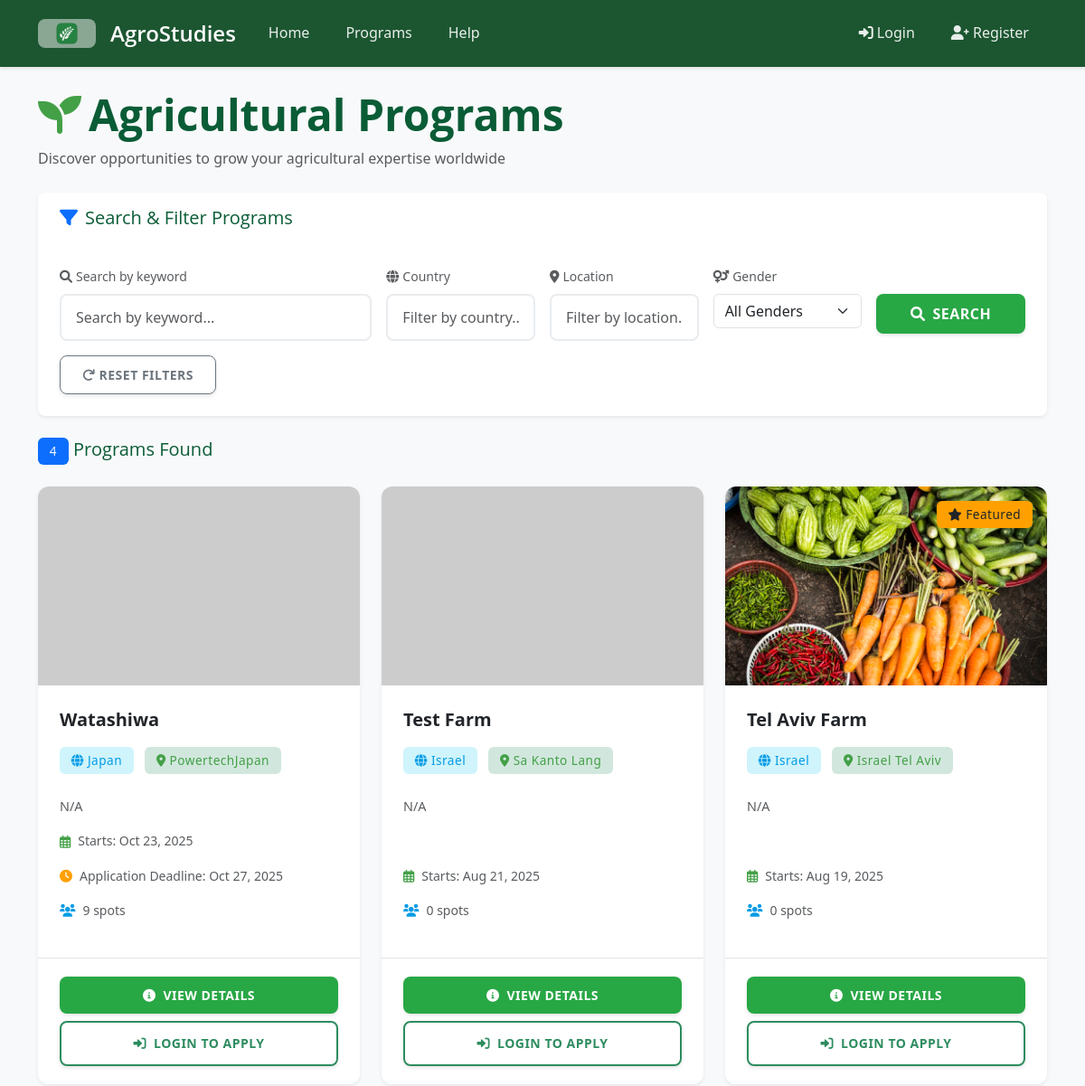
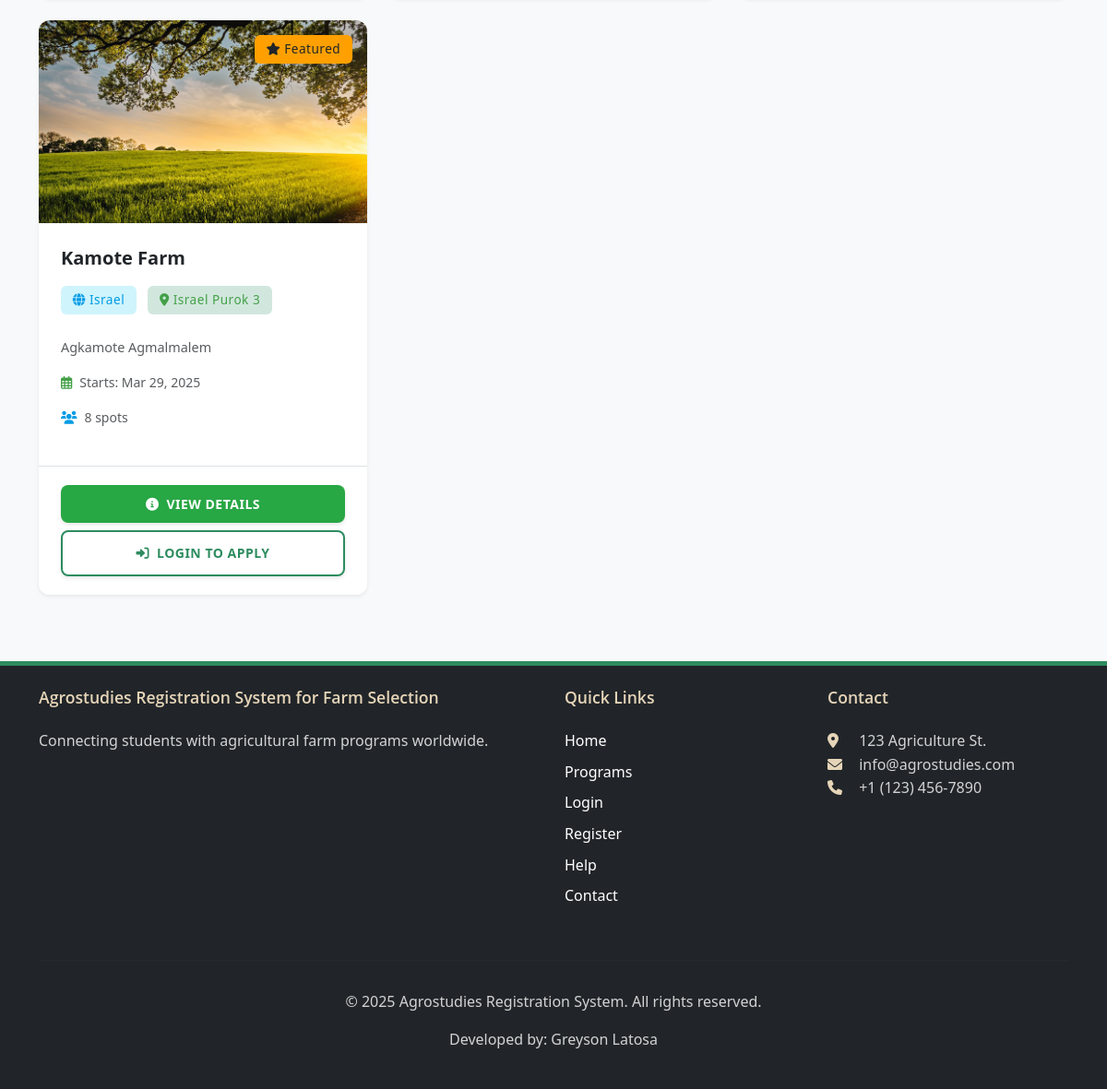
Screenshot of /programs/ with the database file from the repository (2 pictures, top to bottom).
### core/models.py (models this page shows, shortened)
class AgricultureProgram(models.Model):
    title = models.CharField(max_length=200)
    description = models.TextField()
    start_date = models.DateField()
    country = models.CharField(max_length=100, help_text='Country where the program is located')
    location = models.CharField(max_length=100, help_text='Specific location within the country')
    capacity = models.PositiveIntegerField()
    registration_deadline = models.DateTimeField(blank=True, null=True,
        help_text='Deadline for program registration. If not set, registration will be open until start date.')
    image = models.ImageField(upload_to='program_images/', blank=True, null=True, help_text='Program/Farm image')
    is_featured = models.BooleanField(default=False, help_text='Display on landing page as featured program')
    created_at = models.DateTimeField(auto_now_add=True)
    updated_at = models.DateTimeField(auto_now=True)
    GENDER_REQUIREMENT_CHOICES = [
        ('Any', 'Any'),
        ('Male', 'Male Only'),
        ('Female', 'Female Only'),
    ]
    required_gender = models.CharField(max_length=10, choices=GENDER_REQUIREMENT_CHOICES, default='Any')
    requires_license = models.BooleanField(default=False, verbose_name="Requires International Driver's License")
    def get_image_url(self):
        if self.image:
            return self.image.url
        import os
        from django.conf import settings
        placeholders = {
            'Israel': 'israel-farm.jpg',
            'Japan': 'japan-farm.jpg',
            'Australia': 'australia-farm.jpg',
            'New Zealand': 'newzealand-farm.jpg',
        }
        placeholder_file = placeholders.get(self.location, 'default-farm.jpg')
        placeholder_path = os.path.join(settings.STATIC_ROOT or 'static', 'images', 'placeholders', placeholder_file)
        if os.path.exists(placeholder_path):
            return f'/static/images/placeholders/{placeholder_file}'
        else:
            location_text = self.location.replace(' ', '+')
            return f'https://placehold.co/800x400/228B22/FFFFFF/png?text={location_text}+Farm'
    class Meta:
        ordering = ['-is_featured', '-created_at']

### core/views.py (the view, shortened to what this page needs)
# urls.py: path('programs/', views.program_list, name='program_list'),
def program_list(request):
    cache_key = 'programs_list:all'
    programs = None
    if not request.GET:  # Only use cache for unfiltered list
        try:
            programs = cache.get(cache_key)
        except Exception as e:
            logger.warning(f"Cache get failed for programs list: {e}")
    if programs is None:
        programs = AgricultureProgram.objects.select_related().all().order_by('-start_date')
        if not request.GET:  # Cache only unfiltered results
            try:
                cache.set(cache_key, programs, timeout=300)  # Cache for 5 minutes
            except Exception as e:
                logger.warning(f"Cache set failed for programs list: {e}")
    form = ProgramSearchForm(request.GET)
    if form.is_valid():
        query = form.cleaned_data.get('query')
        location = form.cleaned_data.get('location')
        country = form.cleaned_data.get('country')
        gender = form.cleaned_data.get('gender')
        if query:
            programs = programs.filter(
                Q(title__icontains=query) | Q(description__icontains=query)
            )
        if location:
            programs = programs.filter(location__icontains=location)
        if country:
            programs = programs.filter(country__icontains=country)
        if gender:
            programs = programs.filter(required_gender=gender)
        programs = programs.filter(
            Q(registration_deadline__isnull=True) |  # No deadline set
            Q(registration_deadline__gte=timezone.now().date())  # Or deadline not passed
        )
    paginator = Paginator(programs, 10)  # Show 10 programs per page
    page_number = request.GET.get('page')
    page_obj = paginator.get_page(page_number)
    applied_program_ids = set()
    has_applied_any = False
    context = {
        'page_obj': page_obj,
        'applied_program_ids': applied_program_ids,
        'has_applied_any': has_applied_any,
        'form': form,
    }
    return render(request, 'program_list.html', context)

### core/forms.py
class ProgramSearchForm(forms.Form):
    query = forms.CharField(
        required=False,
        widget=forms.TextInput(attrs={'class': 'form-control', 'placeholder': 'Search by keyword...'}),
        label=""
    )
    country = forms.CharField(
        required=False,
        widget=forms.TextInput(attrs={'class': 'form-control', 'placeholder': 'Filter by country...'}),
        label=""
    )
    location = forms.CharField(
        required=False,
        widget=forms.TextInput(attrs={'class': 'form-control', 'placeholder': 'Filter by location...'}),
        label=""
    )
    gender = forms.ChoiceField(
        required=False,
        choices=[
            ('', 'All Genders'),
            ('Male', 'Male Only'),
            ('Female', 'Female Only'),
            ('Any', 'Any Gender')
        ],
        widget=forms.Select(attrs={'class': 'form-select'}),
        label=""
    )

### core/context_processors.py (called while the page is built)
def notification_count(request):
    if request.user.is_authenticated:
        unread_count = Notification.objects.filter(user=request.user, read=False).count()
        return {
            'unread_notifications_count': unread_count
        }
    return {
        'unread_notifications_count': 0
    }

### templates/program_list.html (shortened to what this page needs)
{% extends 'base.html' %}
{% block content %}
<div class="mb-4">
    <div class="d-md-flex justify-content-between align-items-center mb-3">
        <div class="mb-3 mb-md-0">
            <h1 class="display-5 fw-bold">
                <i class="fas fa-seedling text-success me-2 d-none d-md-inline"></i>Agricultural Programs
            </h1>
            <p class="text-muted mb-0 d-none d-md-block">Discover opportunities to grow your agricultural expertise worldwide</p>
        </div>
    </div>
</div>
<div class="card shadow-sm border-0 mb-4">
    <div class="card-header bg-white border-bottom-0 py-3">
        <h5 class="mb-0">
            <i class="fas fa-filter text-primary me-2"></i>Search & Filter Programs
        </h5>
    </div>
    <div class="card-body">
        <form method="get" action="{% url 'program_list' %}" id="filterForm">
            <div class="row g-3">
                <div class="col-12 col-md-4">
                    <label class="form-label small text-muted mb-2">
                        <i class="fas fa-search me-1"></i>Search by keyword
                    </label>
                    {{ form.query }}
                </div>
                <div class="col-sm-6 col-md-2">
                    <label class="form-label small text-muted mb-2">
                        <i class="fas fa-globe me-1"></i>Country
                    </label>
                    {{ form.country }}
                </div>
                <div class="col-sm-6 col-md-2">
                    <label class="form-label small text-muted mb-2">
                        <i class="fas fa-map-marker-alt me-1"></i>Location
                    </label>
                    {{ form.location }}
                </div>
                <div class="col-sm-6 col-md-2">
                    <label class="form-label small text-muted mb-2">
                        <i class="fas fa-venus-mars me-1"></i>Gender
                    </label>
                    {{ form.gender }}
                </div>
                <div class="col-sm-6 col-md-2">
                    <button type="submit" class="btn btn-primary w-100">
                        <i class="fas fa-search me-2"></i>Search
                    </button>
                </div>
            </div>
            <div class="mt-3">
                <a href="{% url 'program_list' %}" class="btn btn-sm btn-outline-secondary">
                    <i class="fas fa-redo me-1"></i>Reset Filters
                </a>
            </div>
        </form>
    </div>
</div>
{% if page_obj %}
    <div class="d-md-flex justify-content-between align-items-center mb-4">
        <h5 class="mb-3 mb-md-0">
            <span class="badge bg-primary">{{ page_obj.paginator.count }}</span>
            Program{% if page_obj.paginator.count != 1 %}s{% endif %} Found
        </h5>
    </div>
    <div class="row">
        {% for program in page_obj %}
            <div class="col-12 col-md-6 col-lg-4 mb-4">
                <div class="card h-100 shadow-sm border-0 program-card-hover position-relative">
                    {% if program.is_featured %}
                    <div class="position-absolute top-0 end-0 m-3" style="z-index: 10;">
                        <span class="badge bg-warning text-dark">
                            <i class="fas fa-star me-1"></i>Featured
                        </span>
                    </div>
                    {% endif %}
                    <div class="card-img-top-wrapper" style="height: 220px; overflow: hidden;">
                        <img src="{{ program.get_image_url }}"
                             class="card-img-top"
                             alt="{{ program.title }}"
                             loading="lazy"
                             style="height: 100%; object-fit: cover; transition: transform 0.3s ease;">
                    </div>
                    <div class="card-body d-flex flex-column">
                        <h5 class="card-title mb-3 fw-bold text-dark">{{ program.title }}</h5>
                        <div class="mb-3">
                            {% if program.country %}
                            <span class="badge bg-info-subtle text-info mb-2 me-2">
                                <i class="fas fa-globe me-1"></i>{{ program.country }}
                            </span>
                            {% endif %}
                            <span class="badge bg-success-subtle text-success mb-2">
                                <i class="fas fa-map-marker-alt me-1"></i>{{ program.location }}
                            </span>
                        </div>
                        <p class="card-text text-muted flex-grow-1" style="font-size: 0.9rem;">
                            {{ program.description|truncatewords:25 }}
                        </p>
                        <div class="row g-3 mb-3">
                            <div class="col-12">
                                <div class="d-flex align-items-center text-muted small">
                                    <i class="far fa-calendar-alt text-success me-2"></i>
                                    <span>Starts: {{ program.start_date|date:"M d, Y" }}</span>
                                </div>
                            </div>
                            {% if program.registration_deadline %}
                            <div class="col-12">
                                <div class="d-flex align-items-center text-muted small">
                                    <i class="fas fa-clock text-warning me-2"></i>
                                    <span>Application Deadline: {{ program.registration_deadline|date:"M d, Y" }}</span>
                                </div>
                            </div>
                            {% endif %}
                            <div class="col-6">
                                <div class="d-flex align-items-center text-muted small">
                                    <i class="fas fa-users text-info me-2"></i>
                                    <span>{{ program.capacity }} spots</span>
                                </div>
                            </div>
                        </div>
                    </div>
                    <div class="card-footer bg-white border-top">
                        <div class="d-grid gap-2">
                            <a href="{% url 'program_detail' program.id %}" class="btn btn-primary btn-sm">
                                <i class="fas fa-info-circle me-2"></i>View Details
                            </a>
                            {% if user.is_authenticated and not user.is_staff and not user.is_superuser %}
                                {% if not has_applied_any %}
                                    {% if program.id not in applied_program_ids %}
                                        <a href="{% url 'candidate_apply' program.id %}" class="btn btn-outline-success btn-sm">
                                            <i class="fas fa-user-plus me-2"></i>Apply Now
                                        </a>
                                    {% else %}
                                        <button class="btn btn-outline-secondary btn-sm" disabled>
                                            <i class="fas fa-check me-2"></i>Applied
                                        </button>
                                    {% endif %}
                                {% endif %}
                            {% elif not user.is_authenticated %}
                                <a href="#" class="btn btn-outline-success btn-sm" data-bs-toggle="modal" data-bs-target="#loginModal">
                                    <i class="fas fa-sign-in-alt me-2"></i>Login to Apply
                                </a>
                            {% endif %}
                        </div>
                    </div>
                </div>
            </div>
        {% endfor %}
    </div>
{% endif %}
{% endblock %}

### static/css/theme.css (style rules this page uses)
:root { --ag-green-dark: #0A5C36; --ag-green: #2D8C5F; --ag-brown: #8C6954; --ag-beige: #F9F7F4; --ag-wheat: #E6D5B8; --ag-sage: #89B899; --ag-clay: #B6857A; --ag-success: #43A047; --ag-warning: #FFA000; --ag-danger: #E57373; --ag-info: #039BE5; --ag-font-primary: 'Open Sans', system-ui, -apple-system, sans-serif; --ag-font-headers: 'Montserrat', var(--ag-font-primary); }
body { font-family: var(--ag-font-primary); background-color: var(--ag-beige); color: #333; line-height: 1.6; }
.btn { border-radius: 8px; transition: all 0.3s ease; font-weight: 600; letter-spacing: 0.5px; text-transform: uppercase; box-shadow: 0 2px 4px rgba(0, 0, 0, 0.1); padding: 0.625rem 1.5rem; }
.btn-outline-success { border: 2px solid var(--ag-green); color: var(--ag-green); }
h1, h2, h3, h4, h5, h6 { font-family: var(--ag-font-headers); color: var(--ag-green-dark); }
.card { background-color: #fff; border: none; border-radius: 16px; box-shadow: 0 4px 6px rgba(0,0,0,0.05); transition: all 0.3s ease; overflow: hidden; }
.card-header { background-color: var(--ag-beige); color: var(--ag-green-dark); border-bottom: 2px solid var(--ag-sage); padding: 1.25rem 1.5rem; }
.card-body { padding: 1.5rem; }
.card-title { color: var(--ag-green-dark); font-weight: 600; margin-bottom: 1rem; }
.btn-primary { background-color: var(--ag-green); border: none; color: white; }
.form-control { border-radius: 8px; border: 2px solid #e9ecef; padding: 0.75rem 1rem; transition: all 0.3s ease; }
.badge { padding: 0.5em 1em; font-weight: 500; letter-spacing: 0.5px; }
.badge.bg-warning { background-color: var(--ag-warning) !important; color: #fff; }
.text-success { color: var(--ag-success) !important; }
.text-info { color: var(--ag-info) !important; }
.text-warning { color: var(--ag-warning) !important; }
.btn-success, .btn-outline-success { padding: 0.8rem 2rem; font-weight: 600; text-transform: uppercase; letter-spacing: 0.5px; transition: all 0.3s ease; }

### static/css/main.css (style rules this page uses)
body { font-family: 'Segoe UI', Tahoma, Geneva, Verdana, sans-serif; background-color: #f8f9fa; color: #333; }
a { color: #28a745; text-decoration: none; }
.btn-primary { background-color: #28a745; border-color: #28a745; }
.card { border-radius: 8px; box-shadow: 0 2px 8px rgba(0,0,0,0.1); transition: transform 0.3s ease; }
.card-title { color: #28a745; }

### templates/program_list.html (style rules this page uses)
.program-card-hover { transition: transform 0.3s ease, box-shadow 0.3s ease; border-radius: 12px; overflow: hidden; }
.bg-success-subtle { background-color: rgba(25, 135, 84, 0.1); }
.bg-info-subtle { background-color: rgba(13, 202, 240, 0.1); }
.card-title { font-size: 1.25rem; line-height: 1.4; }
.badge { padding: 0.5rem 0.8rem; font-weight: 500; font-size: 0.85rem; }
.card-body { padding: 1.5rem; }
.card-footer { padding: 1.25rem 1.5rem; background-color: #f8f9fa; }

### rows the page displays
AgricultureProgram: title "Watashiwa", country "Japan", location "PowertechJapan", description "N/A", start_date "Oct 23, 2025", registration_deadline "Oct 27, 2025", capacity "9"
AgricultureProgram: title "Test Farm", country "Israel", location "Sa Kanto Lang", description "N/A", start_date "Aug 21, 2025", capacity "0"
AgricultureProgram: is_featured True (drawn), get_image_url (picture), title "Tel Aviv Farm", country "Israel", location "Israel Tel Aviv", description "N/A", start_date "Aug 19, 2025", capacity "0"
AgricultureProgram: is_featured True (drawn), get_image_url (picture), title "Kamote Farm", country "Israel", location "Israel Purok 3", description "Agkamote Agmalmalem", start_date "Mar 29, 2025", capacity "8"

### other values shown
{{ page_obj.paginator.count }} "4"
